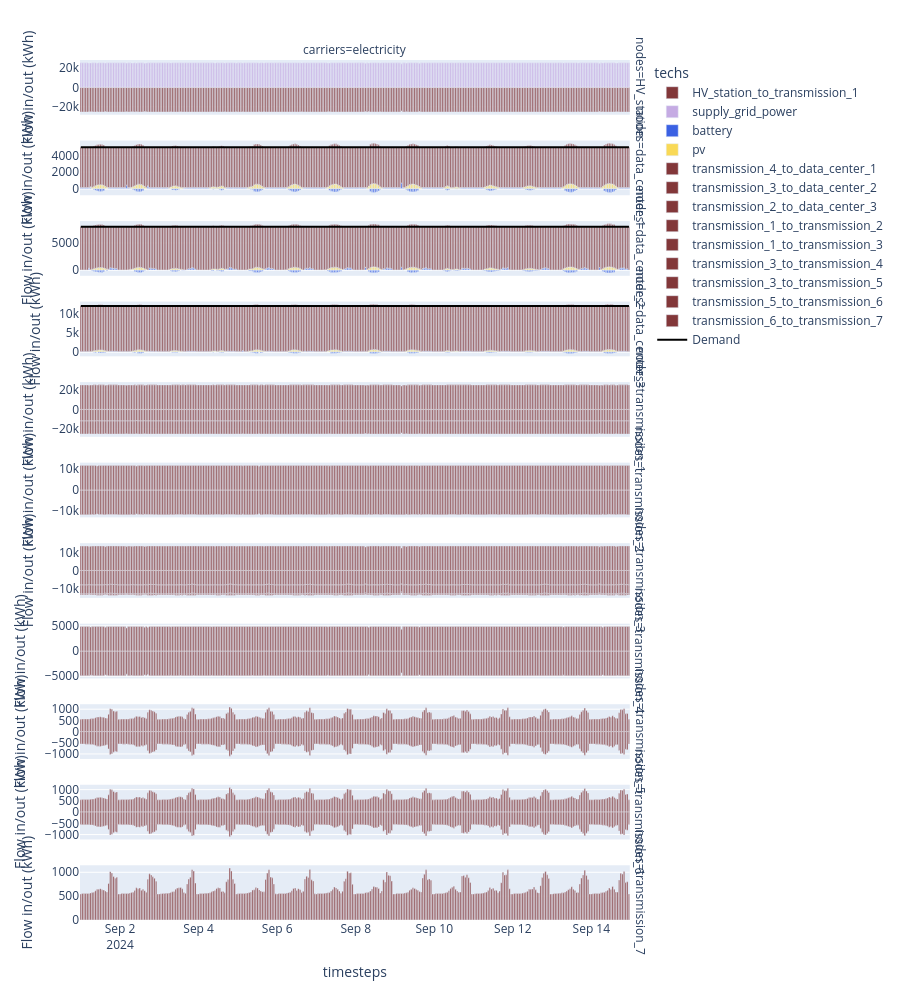

Write notebook code for a chart like this one.
### Code cell
carriers = ["electricity"]
df_flows = (
    (model.results.flow_out.fillna(0) - model.results.flow_in.fillna(0))
    .sel(carriers=carriers)
    .to_series()
    .where(lambda x: x != 0)
    .dropna()
    .to_frame("Flow in/out (kWh)")
    .reset_index()
)
df_demand = df_flows[df_flows.techs.str.contains("demand")]
df_flows_other = df_flows[~df_flows.techs.str.contains("demand")]

print(df_flows.head())

node_order = df_flows_other.nodes.unique()

fig = px.bar(
    df_flows_other,
    x="timesteps",
    y="Flow in/out (kWh)",
    facet_row="nodes",
    facet_col="carriers",
    color="techs",
    category_orders={"nodes": node_order, "carriers": carriers},
    height=1000,
    color_discrete_map=colors,
)

showlegend = True
# we reverse the node order (`[::-1]`) because the rows are numbered from bottom to top.
for row, node in enumerate(node_order[::-1]):
    for col, carrier in enumerate(carriers):
        demand_ = df_demand.loc[
            (df_demand.nodes == node) & (df_demand.techs == f"demand_{carrier}"),
            "Flow in/out (kWh)",
        ]
        if not demand_.empty:
            fig.add_scatter(
                x=model.results.timesteps.values,
                y=-1 * demand_,
                row=row + 1,
                col=col + 1,
                marker_color="black",
                name="Demand",
                legendgroup="demand",
                showlegend=showlegend,
            )
            showlegend = False
fig.update_yaxes(matches=None)
fig.show()

### Figure 1 — Plotly figure (JSON) as saved in the notebook; plotly's stock layout.template omitted (floating-point values rounded to 4 significant figures; data arrays with more than 128 entries replaced by an {"elided": "..."} marker saying what was removed)
{"data": [{"hovertemplate": "techs=HV_station_to_transmission_1<br>nodes=HV_station<br>carriers=electricity<br>timesteps=%{x}<br>Flow in/out (kWh)=%{y}<extra></extra>", "legendgroup": "HV_station_to_transmission_1", "marker": {"color": "#823739", "pattern": {"shape": ""}}, "name": "HV_station_to_transmission_1", "orientation": "v", "showlegend": true, "textposition": "auto", "type": "bar", "x": {"elided": "336 str values"}, "xaxis": "x11", "y": {"elided": "336 float values"}, "yaxis": "y11"}, {"hovertemplate": "techs=supply_grid_power<br>nodes=HV_station<br>carriers=electricity<br>timesteps=%{x}<br>Flow in/out (kWh)=%{y}<extra></extra>", "legendgroup": "supply_grid_power", "marker": {"color": "#C5ABE3", "pattern": {"shape": ""}}, "name": "supply_grid_power", "orientation": "v", "showlegend": true, "textposition": "auto", "type": "bar", "x": {"elided": "336 str values"}, "xaxis": "x11", "y": {"elided": "336 float values"}, "yaxis": "y11"}, {"hovertemplate": "techs=battery<br>nodes=data_center_1<br>carriers=electricity<br>timesteps=%{x}<br>Flow in/out (kWh)=%{y}<extra></extra>", "legendgroup": "battery", "marker": {"color": "#3B61E3", "pattern": {"shape": ""}}, "name": "battery", "orientation": "v", "showlegend": true, "textposition": "auto", "type": "bar", "x": {"elided": "317 str values"}, "xaxis": "x10", "y": {"elided": "317 float values"}, "yaxis": "y10"}, {"hovertemplate": "techs=pv<br>nodes=data_center_1<br>carriers=electricity<br>timesteps=%{x}<br>Flow in/out (kWh)=%{y}<extra></extra>", "legendgroup": "pv", "marker": {"color": "#F9D956", "pattern": {"shape": ""}}, "name": "pv", "orientation": "v", "showlegend": true, "textposition": "auto", "type": "bar", "x": {"elided": "174 str values"}, "xaxis": "x10", "y": {"elided": "174 float values"}, "yaxis": "y10"}, {"hovertemplate": "techs=transmission_4_to_data_center_1<br>nodes=data_center_1<br>carriers=electricity<br>timesteps=%{x}<br>Flow in/out (kWh)=%{y}<extra></extra>", "legendgroup": "transmission_4_to_data_center_1", "marker": {"color": "#823739", "pattern": {"shape": ""}}, "name": "transmission_4_to_data_center_1", "orientation": "v", "showlegend": true, "textposition": "auto", "type": "bar", "x": {"elided": "336 str values"}, "xaxis": "x10", "y": {"elided": "336 float values"}, "yaxis": "y10"}, {"hovertemplate": "techs=battery<br>nodes=data_center_2<br>carriers=electricity<br>timesteps=%{x}<br>Flow in/out (kWh)=%{y}<extra></extra>", "legendgroup": "battery", "marker": {"color": "#3B61E3", "pattern": {"shape": ""}}, "name": "battery", "orientation": "v", "showlegend": false, "textposition": "auto", "type": "bar", "x": {"elided": "307 str values"}, "xaxis": "x9", "y": {"elided": "307 float values"}, "yaxis": "y9"}, {"hovertemplate": "techs=pv<br>nodes=data_center_2<br>carriers=electricity<br>timesteps=%{x}<br>Flow in/out (kWh)=%{y}<extra></extra>", "legendgroup": "pv", "marker": {"color": "#F9D956", "pattern": {"shape": ""}}, "name": "pv", "orientation": "v", "showlegend": false, "textposition": "auto", "type": "bar", "x": {"elided": "174 str values"}, "xaxis": "x9", "y": {"elided": "174 float values"}, "yaxis": "y9"}, {"hovertemplate": "techs=transmission_3_to_data_center_2<br>nodes=data_center_2<br>carriers=electricity<br>timesteps=%{x}<br>Flow in/out (kWh)=%{y}<extra></extra>", "legendgroup": "transmission_3_to_data_center_2", "marker": {"color": "#823739", "pattern": {"shape": ""}}, "name": "transmission_3_to_data_center_2", "orientation": "v", "showlegend": true, "textposition": "auto", "type": "bar", "x": {"elided": "336 str values"}, "xaxis": "x9", "y": {"elided": "336 float values"}, "yaxis": "y9"}, {"hovertemplate": "techs=battery<br>nodes=data_center_3<br>carriers=electricity<br>timesteps=%{x}<br>Flow in/out (kWh)=%{y}<extra></extra>", "legendgroup": "battery", "marker": {"color": "#3B61E3", "pattern": {"shape": ""}}, "name": "battery", "orientation": "v", "showlegend": false, "textposition": "auto", "type": "bar", "x": {"elided": "311 str values"}, "xaxis": "x8", "y": {"elided": "311 float values"}, "yaxis": "y8"}, {"hovertemplate": "techs=pv<br>nodes=data_center_3<br>carriers=electricity<br>timesteps=%{x}<br>Flow in/out (kWh)=%{y}<extra></extra>", "legendgroup": "pv", "marker": {"color": "#F9D956", "pattern": {"shape": ""}}, "name": "pv", "orientation": "v", "showlegend": false, "textposition": "auto", "type": "bar", "x": {"elided": "174 str values"}, "xaxis": "x8", "y": {"elided": "174 float values"}, "yaxis": "y8"}, {"hovertemplate": "techs=transmission_2_to_data_center_3<br>nodes=data_center_3<br>carriers=electricity<br>timesteps=%{x}<br>Flow in/out (kWh)=%{y}<extra></extra>", "legendgroup": "transmission_2_to_data_center_3", "marker": {"color": "#823739", "pattern": {"shape": ""}}, "name": "transmission_2_to_data_center_3", "orientation": "v", "showlegend": true, "textposition": "auto", "type": "bar", "x": {"elided": "336 str values"}, "xaxis": "x8", "y": {"elided": "336 float values"}, "yaxis": "y8"}, {"hovertemplate": "techs=HV_station_to_transmission_1<br>nodes=transmission_1<br>carriers=electricity<br>timesteps=%{x}<br>Flow in/out (kWh)=%{y}<extra></extra>", "legendgroup": "HV_station_to_transmission_1", "marker": {"color": "#823739", "pattern": {"shape": ""}}, "name": "HV_station_to_transmission_1", "orientation": "v", "showlegend": false, "textposition": "auto", "type": "bar", "x": {"elided": "336 str values"}, "xaxis": "x7", "y": {"elided": "336 float values"}, "yaxis": "y7"}, {"hovertemplate": "techs=transmission_1_to_transmission_2<br>nodes=transmission_1<br>carriers=electricity<br>timesteps=%{x}<br>Flow in/out (kWh)=%{y}<extra></extra>", "legendgroup": "transmission_1_to_transmission_2", "marker": {"color": "#823739", "pattern": {"shape": ""}}, "name": "transmission_1_to_transmission_2", "orientation": "v", "showlegend": true, "textposition": "auto", "type": "bar", "x": {"elided": "336 str values"}, "xaxis": "x7", "y": {"elided": "336 float values"}, "yaxis": "y7"}, {"hovertemplate": "techs=transmission_1_to_transmission_3<br>nodes=transmission_1<br>carriers=electricity<br>timesteps=%{x}<br>Flow in/out (kWh)=%{y}<extra></extra>", "legendgroup": "transmission_1_to_transmission_3", "marker": {"color": "#823739", "pattern": {"shape": ""}}, "name": "transmission_1_to_transmission_3", "orientation": "v", "showlegend": true, "textposition": "auto", "type": "bar", "x": {"elided": "336 str values"}, "xaxis": "x7", "y": {"elided": "336 float values"}, "yaxis": "y7"}, {"hovertemplate": "techs=transmission_2_to_data_center_3<br>nodes=transmission_2<br>carriers=electricity<br>timesteps=%{x}<br>Flow in/out (kWh)=%{y}<extra></extra>", "legendgroup": "transmission_2_to_data_center_3", "marker": {"color": "#823739", "pattern": {"shape": ""}}, "name": "transmission_2_to_data_center_3", "orientation": "v", "showlegend": false, "textposition": "auto", "type": "bar", "x": {"elided": "336 str values"}, "xaxis": "x6", "y": {"elided": "336 float values"}, "yaxis": "y6"}, {"hovertemplate": "techs=transmission_1_to_transmission_2<br>nodes=transmission_2<br>carriers=electricity<br>timesteps=%{x}<br>Flow in/out (kWh)=%{y}<extra></extra>", "legendgroup": "transmission_1_to_transmission_2", "marker": {"color": "#823739", "pattern": {"shape": ""}}, "name": "transmission_1_to_transmission_2", "orientation": "v", "showlegend": false, "textposition": "auto", "type": "bar", "x": {"elided": "336 str values"}, "xaxis": "x6", "y": {"elided": "336 float values"}, "yaxis": "y6"}, {"hovertemplate": "techs=transmission_3_to_data_center_2<br>nodes=transmission_3<br>carriers=electricity<br>timesteps=%{x}<br>Flow in/out (kWh)=%{y}<extra></extra>", "legendgroup": "transmission_3_to_data_center_2", "marker": {"color": "#823739", "pattern": {"shape": ""}}, "name": "transmission_3_to_data_center_2", "orientation": "v", "showlegend": false, "textposition": "auto", "type": "bar", "x": {"elided": "336 str values"}, "xaxis": "x5", "y": {"elided": "336 float values"}, "yaxis": "y5"}, {"hovertemplate": "techs=transmission_1_to_transmission_3<br>nodes=transmission_3<br>carriers=electricity<br>timesteps=%{x}<br>Flow in/out (kWh)=%{y}<extra></extra>", "legendgroup": "transmission_1_to_transmission_3", "marker": {"color": "#823739", "pattern": {"shape": ""}}, "name": "transmission_1_to_transmission_3", "orientation": "v", "showlegend": false, "textposition": "auto", "type": "bar", "x": {"elided": "336 str values"}, "xaxis": "x5", "y": {"elided": "336 float values"}, "yaxis": "y5"}, {"hovertemplate": "techs=transmission_3_to_transmission_4<br>nodes=transmission_3<br>carriers=electricity<br>timesteps=%{x}<br>Flow in/out (kWh)=%{y}<extra></extra>", "legendgroup": "transmission_3_to_transmission_4", "marker": {"color": "#823739", "pattern": {"shape": ""}}, "name": "transmission_3_to_transmission_4", "orientation": "v", "showlegend": true, "textposition": "auto", "type": "bar", "x": {"elided": "336 str values"}, "xaxis": "x5", "y": {"elided": "336 float values"}, "yaxis": "y5"}, {"hovertemplate": "techs=transmission_3_to_transmission_5<br>nodes=transmission_3<br>carriers=electricity<br>timesteps=%{x}<br>Flow in/out (kWh)=%{y}<extra></extra>", "legendgroup": "transmission_3_to_transmission_5", "marker": {"color": "#823739", "pattern": {"shape": ""}}, "name": "transmission_3_to_transmission_5", "orientation": "v", "showlegend": true, "textposition": "auto", "type": "bar", "x": {"elided": "336 str values"}, "xaxis": "x5", "y": {"elided": "336 float values"}, "yaxis": "y5"}, {"hovertemplate": "techs=transmission_4_to_data_center_1<br>nodes=transmission_4<br>carriers=electricity<br>timesteps=%{x}<br>Flow in/out (kWh)=%{y}<extra></extra>", "legendgroup": "transmission_4_to_data_center_1", "marker": {"color": "#823739", "pattern": {"shape": ""}}, "name": "transmission_4_to_data_center_1", "orientation": "v", "showlegend": false, "textposition": "auto", "type": "bar", "x": {"elided": "336 str values"}, "xaxis": "x4", "y": {"elided": "336 float values"}, "yaxis": "y4"}, {"hovertemplate": "techs=transmission_3_to_transmission_4<br>nodes=transmission_4<br>carriers=electricity<br>timesteps=%{x}<br>Flow in/out (kWh)=%{y}<extra></extra>", "legendgroup": "transmission_3_to_transmission_4", "marker": {"color": "#823739", "pattern": {"shape": ""}}, "name": "transmission_3_to_transmission_4", "orientation": "v", "showlegend": false, "textposition": "auto", "type": "bar", "x": {"elided": "336 str values"}, "xaxis": "x4", "y": {"elided": "336 float values"}, "yaxis": "y4"}, {"hovertemplate": "techs=transmission_3_to_transmission_5<br>nodes=transmission_5<br>carriers=electricity<br>timesteps=%{x}<br>Flow in/out (kWh)=%{y}<extra></extra>", "legendgroup": "transmission_3_to_transmission_5", "marker": {"color": "#823739", "pattern": {"shape": ""}}, "name": "transmission_3_to_transmission_5", "orientation": "v", "showlegend": false, "textposition": "auto", "type": "bar", "x": {"elided": "336 str values"}, "xaxis": "x3", "y": {"elided": "336 float values"}, "yaxis": "y3"}, {"hovertemplate": "techs=transmission_5_to_transmission_6<br>nodes=transmission_5<br>carriers=electricity<br>timesteps=%{x}<br>Flow in/out (kWh)=%{y}<extra></extra>", "legendgroup": "transmission_5_to_transmission_6", "marker": {"color": "#823739", "pattern": {"shape": ""}}, "name": "transmission_5_to_transmission_6", "orientation": "v", "showlegend": true, "textposition": "auto", "type": "bar", "x": {"elided": "336 str values"}, "xaxis": "x3", "y": {"elided": "336 float values"}, "yaxis": "y3"}, {"hovertemplate": "techs=transmission_5_to_transmission_6<br>nodes=transmission_6<br>carriers=electricity<br>timesteps=%{x}<br>Flow in/out (kWh)=%{y}<extra></extra>", "legendgroup": "transmission_5_to_transmission_6", "marker": {"color": "#823739", "pattern": {"shape": ""}}, "name": "transmission_5_to_transmission_6", "orientation": "v", "showlegend": false, "textposition": "auto", "type": "bar", "x": {"elided": "336 str values"}, "xaxis": "x2", "y": {"elided": "336 float values"}, "yaxis": "y2"}, {"hovertemplate": "techs=transmission_6_to_transmission_7<br>nodes=transmission_6<br>carriers=electricity<br>timesteps=%{x}<br>Flow in/out (kWh)=%{y}<extra></extra>", "legendgroup": "transmission_6_to_transmission_7", "marker": {"color": "#823739", "pattern": {"shape": ""}}, "name": "transmission_6_to_transmission_7", "orientation": "v", "showlegend": true, "textposition": "auto", "type": "bar", "x": {"elided": "336 str values"}, "xaxis": "x2", "y": {"elided": "336 float values"}, "yaxis": "y2"}, {"hovertemplate": "techs=transmission_6_to_transmission_7<br>nodes=transmission_7<br>carriers=electricity<br>timesteps=%{x}<br>Flow in/out (kWh)=%{y}<extra></extra>", "legendgroup": "transmission_6_to_transmission_7", "marker": {"color": "#823739", "pattern": {"shape": ""}}, "name": "transmission_6_to_transmission_7", "orientation": "v", "showlegend": false, "textposition": "auto", "type": "bar", "x": {"elided": "336 str values"}, "xaxis": "x", "y": {"elided": "336 float values"}, "yaxis": "y"}, {"legendgroup": "demand", "marker": {"color": "black"}, "name": "Demand", "showlegend": true, "type": "scatter", "x": {"elided": "336 str values"}, "xaxis": "x8", "y": {"elided": "336 float values"}, "yaxis": "y8"}, {"legendgroup": "demand", "marker": {"color": "black"}, "name": "Demand", "showlegend": false, "type": "scatter", "x": {"elided": "336 str values"}, "xaxis": "x9", "y": {"elided": "336 float values"}, "yaxis": "y9"}, {"legendgroup": "demand", "marker": {"color": "black"}, "name": "Demand", "showlegend": false, "type": "scatter", "x": {"elided": "336 str values"}, "xaxis": "x10", "y": {"elided": "336 float values"}, "yaxis": "y10"}], "layout": {"annotations": [{"font": {}, "showarrow": false, "text": "carriers=electricity", "x": 0.49, "xanchor": "center", "xref": "paper", "y": 1.0, "yanchor": "bottom", "yref": "paper"}, {"font": {}, "showarrow": false, "text": "nodes=transmission_7", "textangle": 90, "x": 0.98, "xanchor": "left", "xref": "paper", "y": 0.03182, "yanchor": "middle", "yref": "paper"}, {"font": {}, "showarrow": false, "text": "nodes=transmission_6", "textangle": 90, "x": 0.98, "xanchor": "left", "xref": "paper", "y": 0.1255, "yanchor": "middle", "yref": "paper"}, {"font": {}, "showarrow": false, "text": "nodes=transmission_5", "textangle": 90, "x": 0.98, "xanchor": "left", "xref": "paper", "y": 0.2191, "yanchor": "middle", "yref": "paper"}, {"font": {}, "showarrow": false, "text": "nodes=transmission_4", "textangle": 90, "x": 0.98, "xanchor": "left", "xref": "paper", "y": 0.3127, "yanchor": "middle", "yref": "paper"}, {"font": {}, "showarrow": false, "text": "nodes=transmission_3", "textangle": 90, "x": 0.98, "xanchor": "left", "xref": "paper", "y": 0.4064, "yanchor": "middle", "yref": "paper"}, {"font": {}, "showarrow": false, "text": "nodes=transmission_2", "textangle": 90, "x": 0.98, "xanchor": "left", "xref": "paper", "y": 0.5, "yanchor": "middle", "yref": "paper"}, {"font": {}, "showarrow": false, "text": "nodes=transmission_1", "textangle": 90, "x": 0.98, "xanchor": "left", "xref": "paper", "y": 0.5936, "yanchor": "middle", "yref": "paper"}, {"font": {}, "showarrow": false, "text": "nodes=data_center_3", "textangle": 90, "x": 0.98, "xanchor": "left", "xref": "paper", "y": 0.6873, "yanchor": "middle", "yref": "paper"}, {"font": {}, "showarrow": false, "text": "nodes=data_center_2", "textangle": 90, "x": 0.98, "xanchor": "left", "xref": "paper", "y": 0.7809, "yanchor": "middle", "yref": "paper"}, {"font": {}, "showarrow": false, "text": "nodes=data_center_1", "textangle": 90, "x": 0.98, "xanchor": "left", "xref": "paper", "y": 0.8745, "yanchor": "middle", "yref": "paper"}, {"font": {}, "showarrow": false, "text": "nodes=HV_station", "textangle": 90, "x": 0.98, "xanchor": "left", "xref": "paper", "y": 0.9682, "yanchor": "middle", "yref": "paper"}], "barmode": "relative", "height": 1000, "legend": {"title": {"text": "techs"}, "tracegroupgap": 0}, "margin": {"t": 60}, "xaxis": {"anchor": "y", "domain": [0, 0.98], "title": {"text": "timesteps"}}, "xaxis10": {"anchor": "y10", "domain": [0, 0.98], "matches": "x", "showticklabels": false}, "xaxis11": {"anchor": "y11", "domain": [0, 0.98], "matches": "x", "showticklabels": false}, "xaxis2": {"anchor": "y2", "domain": [0, 0.98], "matches": "x", "showticklabels": false}, "xaxis3": {"anchor": "y3", "domain": [0, 0.98], "matches": "x", "showticklabels": false}, "xaxis4": {"anchor": "y4", "domain": [0, 0.98], "matches": "x", "showticklabels": false}, "xaxis5": {"anchor": "y5", "domain": [0, 0.98], "matches": "x", "showticklabels": false}, "xaxis6": {"anchor": "y6", "domain": [0, 0.98], "matches": "x", "showticklabels": false}, "xaxis7": {"anchor": "y7", "domain": [0, 0.98], "matches": "x", "showticklabels": false}, "xaxis8": {"anchor": "y8", "domain": [0, 0.98], "matches": "x", "showticklabels": false}, "xaxis9": {"anchor": "y9", "domain": [0, 0.98], "matches": "x", "showticklabels": false}, "yaxis": {"anchor": "x", "domain": [0, 0.06364], "title": {"text": "Flow in/out (kWh)"}}, "yaxis10": {"anchor": "x10", "domain": [0.8427, 0.9064], "title": {"text": "Flow in/out (kWh)"}}, "yaxis11": {"anchor": "x11", "domain": [0.9364, 1.0], "title": {"text": "Flow in/out (kWh)"}}, "yaxis2": {"anchor": "x2", "domain": [0.09364, 0.1573], "title": {"text": "Flow in/out (kWh)"}}, "yaxis3": {"anchor": "x3", "domain": [0.1873, 0.2509], "title": {"text": "Flow in/out (kWh)"}}, "yaxis4": {"anchor": "x4", "domain": [0.2809, 0.3445], "title": {"text": "Flow in/out (kWh)"}}, "yaxis5": {"anchor": "x5", "domain": [0.3745, 0.4382], "title": {"text": "Flow in/out (kWh)"}}, "yaxis6": {"anchor": "x6", "domain": [0.4682, 0.5318], "title": {"text": "Flow in/out (kWh)"}}, "yaxis7": {"anchor": "x7", "domain": [0.5618, 0.6255], "title": {"text": "Flow in/out (kWh)"}}, "yaxis8": {"anchor": "x8", "domain": [0.6555, 0.7191], "title": {"text": "Flow in/out (kWh)"}}, "yaxis9": {"anchor": "x9", "domain": [0.7491, 0.8127], "title": {"text": "Flow in/out (kWh)"}}}}
